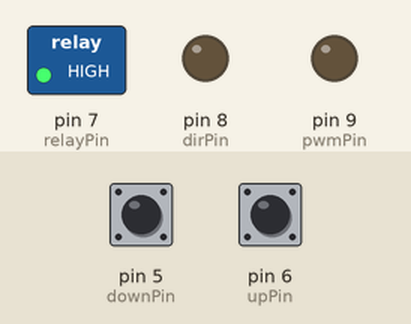
This sketch was run on a simulated Arduino Uno, built for the host (arithmetic inside an expression is 32-bit, double 64-bit). On the bench: switched loads named in the sketch (green lamp = pin HIGH), output pins drawn as LEDs (lit = HIGH). Inputs (shaded band) come from the test bench; at power-on: pin 5 (downPin) LOW, pin 6 (upPin) LOW.

Above: at 1.2 s.
1.3 s: pin 5 (downPin) pulled HIGH for 0.15 s
At 2.0 s:
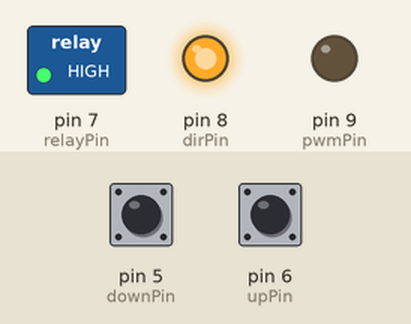
3.1 s: pin 6 (upPin) pulled HIGH for 0.15 s
At 4.5 s:
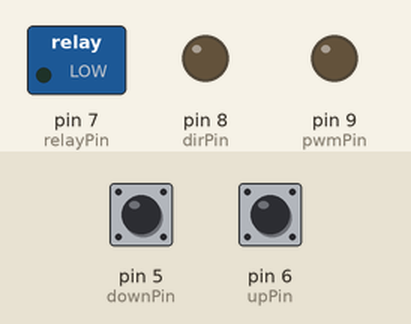
4.8 s: pin 6 (upPin) pulled HIGH for 3.2 s
At 5.7 s:
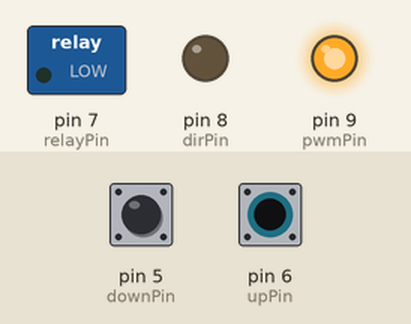
9.5 s: pin 5 (downPin) pulled HIGH for 1 s
At 10.3 s:
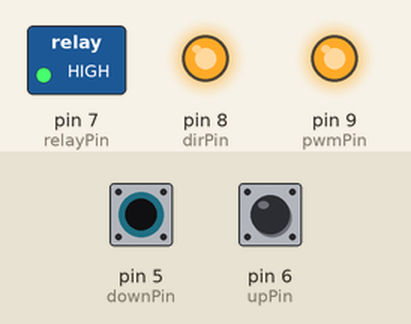
Timing chart, 0 to 12.5 s (numbered marks = the images above; inputs shaded):
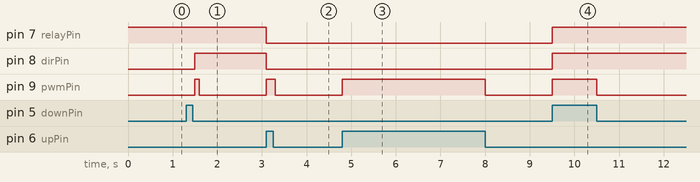

Measured:
- after the input at 1.3 s, pin 8 (dirPin): LOW → HIGH after 0.20 s; pin 9 (pwmPin): LOW → HIGH after 0.20 s, → LOW 0.10 s later
- after the input at 3.1 s, pin 7 (relayPin), pin 8 (dirPin): HIGH → LOW at once; pin 9 (pwmPin): LOW → HIGH at once, → LOW 0.20 s later
- after the input at 4.8 s, pin 9 (pwmPin): LOW → HIGH at once, → LOW 3.2 s later
- after the input at 9.5 s, pin 7 (relayPin), pin 8 (dirPin): LOW → HIGH at once; pin 9 (pwmPin): LOW → HIGH at once, → LOW 1.0 s later

The sketch:

Arduino_Nano_Actuator_Code.ino
```cpp
// Black wire to linear actuator is closer to middle, while red is on the outside
// On 262, D5 == White Wire, D6 == Red Wire, Green wire is 3.3V

const int downPin = 5;  // D5 == White Wire
const int upPin = 6;    // D6 == Red Wire
const int relayPin = 7;
const int pwmPin = 9;
const int dirPin = 8;

bool systemEnabled = false;

void setup() {
  pinMode(upPin, INPUT_PULLDOWN);
  pinMode(downPin, INPUT_PULLDOWN);

  pinMode(relayPin, OUTPUT);
  pinMode(pwmPin, OUTPUT);
  pinMode(dirPin, OUTPUT);

  digitalWrite(relayPin, HIGH);  // CH2 | Backup Camera
  analogWrite(pwmPin, 0);
}

void loop() {
  bool isUp = digitalRead(upPin) == HIGH;
  bool isDown = digitalRead(downPin) == HIGH;

  // ---- STARTUP LOCK ----
  if (!systemEnabled) {
    if (isDown) {
      systemEnabled = true;
      delay(200);
    } else {
      delay(100);
      return;
    }
  }

  // ---- NORMAL OPERATION ----
  if (isUp) {
    digitalWrite(dirPin, LOW);
    analogWrite(pwmPin, 255);
    digitalWrite(relayPin, LOW);
  } else if (isDown) {
    digitalWrite(dirPin, HIGH);
    analogWrite(pwmPin, 255);
    digitalWrite(relayPin, HIGH);
  } else {
    analogWrite(pwmPin, 0);
  }

  delay(100);
}
```
